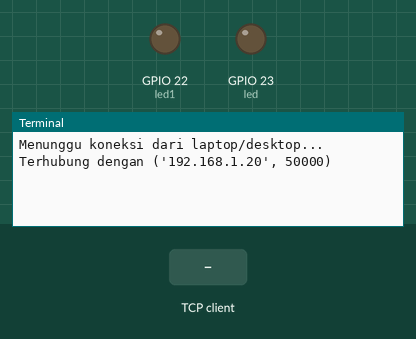
This program was run on a simulated Raspberry Pi (BCM pin numbers). On the bench: output pins drawn as LEDs (lit = HIGH), the last lines printed to the terminal. The test bench sets the inputs (shaded band). One TCP client connects 1 s after the port opens and stays connected.

Above: at 1.2 s.
1.3 s: the TCP client sends "1"
At 2.2 s:
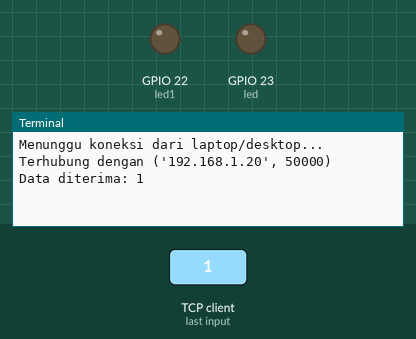
2.8 s: the TCP client sends "on"
At 3.3 s:
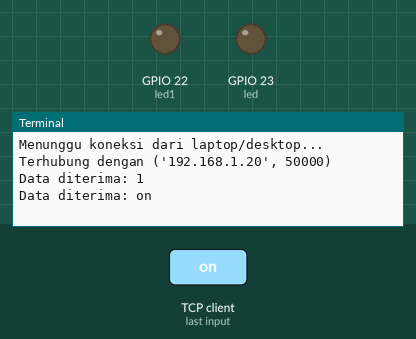
4.3 s: the TCP client sends "off"
At 5.6 s:
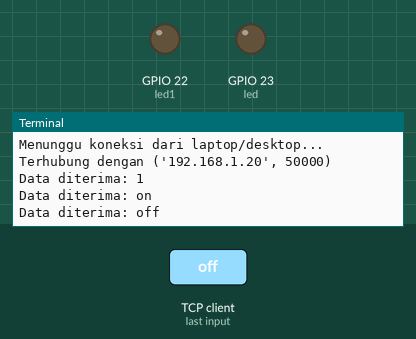

Measured:
- after the input at 1.3 s, the terminal: prints a new line at once (image 1)
- after the input at 2.8 s, the terminal: prints a new line at once (image 2)
- after the input at 4.3 s, the terminal: prints a new line at once (image 3)

The program:

raspi-server-test.py
```python
import socket
from gpiozero import LED
from time import sleep

led = LED(23)  # Misalnya menggunakan pin 17 untuk LED
led1 = LED(22)

# Inisialisasi socket server
server_socket = socket.socket(socket.AF_INET, socket.SOCK_STREAM)
host = '192.168.2.14'  # IP Raspberry Pi
port = 12345
server_socket.bind((host, port))
server_socket.listen(1)
print("Menunggu koneksi dari laptop/desktop...")

def handle_traffic_signal(command):
    if command == "Terdeteksi Orang Di Penyebrangan":
        print("Orang terdeteksi, mengubah lampu menjadi merah")
        led.off()  # Hijau OFF
        led1.on()
        sleep(10)  # Countdown 10 detik
        led.on()   # Merah ON
        led1.off()
        sleep(5)  # Lampu merah selama 30 detik
        led.off()  # Kembali ke Hijau
        print("Waktu habis, mengubah lampu menjadi hijau")

while True:
    client_socket, addr = server_socket.accept()
    try:
        print(f"Terhubung dengan {addr}")
        while True:
            data = client_socket.recv(1024).decode('utf-8')
            if data:
                print(f"Data diterima: {data}")
                handle_traffic_signal(data)
            else:
                break
    finally:
        client_socket.close()
```
